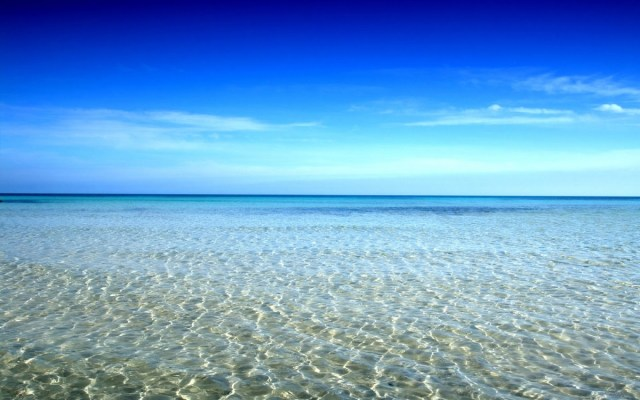
#> input picture Pictures/imA.jpg, 640 x 400 px
$ jupyter execute --allow-errors GLCM_matrix_from_rois.ipynb   (older library calls are emulated)
#> lines starting #> are read from the running program, lines starting #| are printed output that depends on the picture; long printed decimals are rounded
### Calculation of statistical characteristics (mean, std, skewness, kurtosis, contrast, correlation, energy, homogeneity) from regions of interest (ROIs) from images with different texture.

[cell 1]
from PIL import Image
import matplotlib.pyplot as plt
import numpy as np
import cv2 as cv
import skimage.util as util
import pandas as pd

from scipy.stats import kurtosis
from scipy.stats import skew
from skimage.feature import greycomatrix, greycoprops

#### Selection of 2 images with different texture:

[cell 2]
imgA = Image.open("./Pictures/imA.jpg")
#> imgA is the input picture: PIL image 640x400 RGB; mean R, G, B 103.4, 155.2, 204.5
imgB = Image.open("./Pictures/imB.jpg")
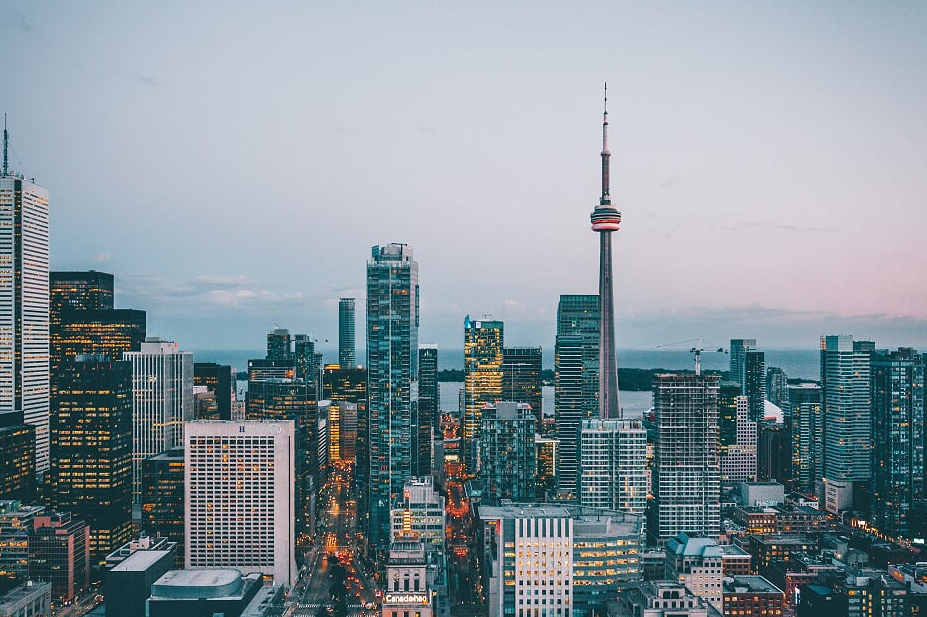
#> input picture Pictures/imB.jpg, 927 x 617 px
#> imgB is the input picture: PIL image 927x617 RGBA; mean R, G, B, A 133.7, 147.4, 155.3, 255
widthA, heightA = imgA.size
#> widthA = 640; heightA = 400
widthB, heightB = imgB.size
#> widthB = 927; heightB = 617
print("The dimension of the image A is", widthA, "x", heightA)
#| The dimension of the image A is 640 x 400
print("The dimension of the image B is", widthB, "x", heightB)
#| The dimension of the image B is 927 x 617

[cell 3]
display(imgA)
imgA.getbands()
#> Out = ('R', 'G', 'B')

[cell 4]
display(imgB)
imgB.getbands()
#> Out = ('R', 'G', 'B', 'A')

#### Images in grey scale:

[cell 5]
imgA_grey = imgA.convert('L')
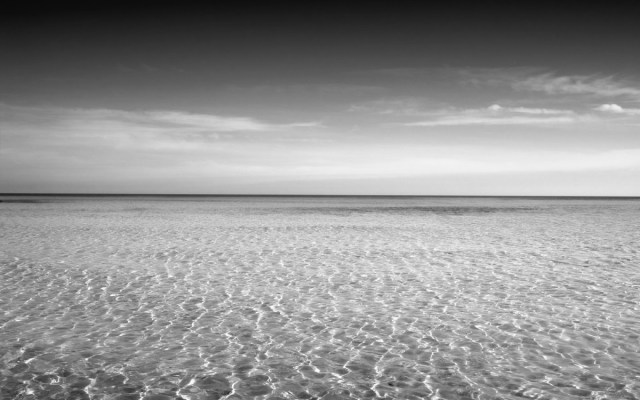
#> imgA_grey: PIL image 640x400 L; min 10, max 253, mean 145.3
imgB_grey = imgB.convert('L')
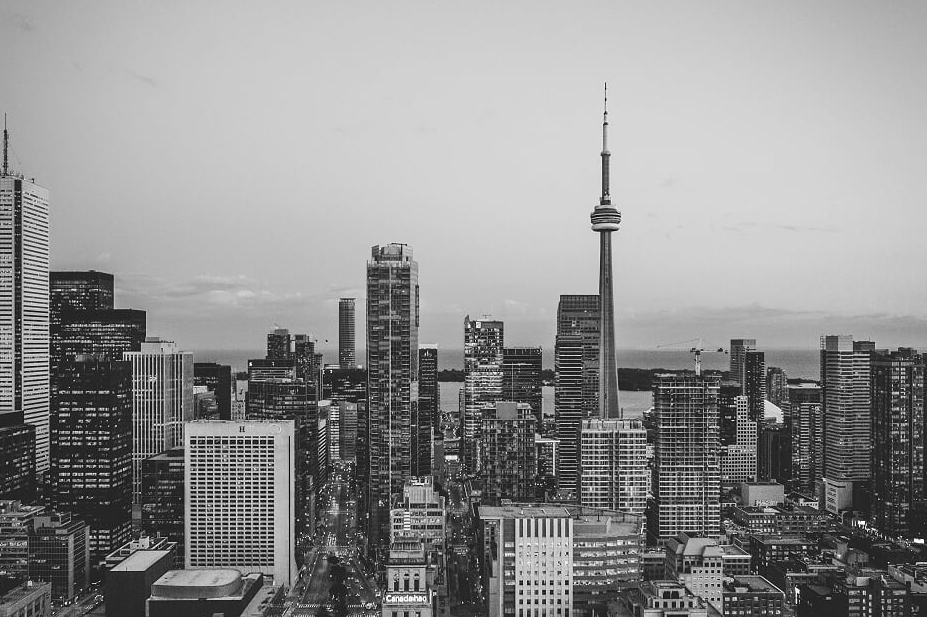
#> imgB_grey: PIL image 927x617 L; min 0, max 255, mean 144.2

[cell 6]
display(imgA_grey)
imgA_grey.save('imA_grey.jpg')

[cell 7]
display(imgB_grey)
imgB_grey.save('imB_grey.jpg')

#### Smaller regions of interest (ROIs) were manually cut from the above images with names: roiA1-10.jpg from imgA and roiB1-10.jpg from imgB.

[cell 8]
# load image in grayscale
roiA1 = cv.imread('./Pictures/roiA10.jpg',0)
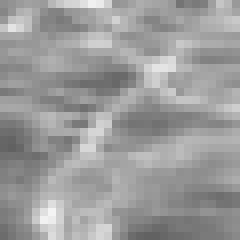
#> input picture Pictures/roiA10.jpg, 30 x 30 px (shown 8 times larger)
#> roiA1 is the input picture: shape (30, 30); min 97, max 244, mean 155.7
# convert the image to floating point format, with values in [0, 1]
roiA1arr_double = util.img_as_float(roiA1)
# shape: height x width x channel
roiA1arr_double.shape
#> Out = (30, 30)

[cell 9]
mv = np.mean(roiA1arr_double)
#> mv = 0.61
sd = np.std(roiA1arr_double)
#> sd = 0.0995
sk = skew(np.reshape(roiA1arr_double, -1))
#> sk = 0.357
ku = kurtosis(np.reshape(roiA1arr_double, -1))
#> ku = 0.232

#### Calculation of the GLCM matrix of a grey scale image:

[cell 10]
GLCM = greycomatrix(roiA1, [1], [0, np.pi/2, np.pi, (5*(np.pi))/4], levels=256)

contrast = greycoprops(GLCM,'contrast')
#> contrast = [[174.8, 373.5, 174.8, 499.3]]
correlation = greycoprops(GLCM,'correlation')
#> correlation = [[0.865, 0.698, 0.865, 0.594]]
energy = greycoprops(GLCM, 'energy')
#> energy = [[0.0386, 0.037, 0.0386, 0.0368]]
homogeneity = greycoprops(GLCM,'homogeneity')
#> homogeneity = [[0.131, 0.0647, 0.131, 0.0621]]

contrast = contrast.mean()
#> contrast = 305.6
correlation = correlation.mean()
#> correlation = 0.756
energy = energy.mean()
#> energy = 0.0377
homogeneity = homogeneity.mean()
#> homogeneity = 0.0973

[cell 11]
output = [mv, sd, sk, ku, contrast, correlation, energy, homogeneity]
#> output = [0.61, 0.0995, 0.357, 0.232, 305.6, 0.756, 0.0377, 0.0973]
print(output)
#| [0.6105, 0.09955, 0.3571, 0.2325, 305.601, 0.7556, 0.03773, 0.09732]

#### Calculation of the GLCM matrix of a grey scale image for all rois:

[cell 12]
def roi_char(letter, i):
    roiA1 = cv.imread('./Pictures/roi' + letter + str(i) + '.jpg',0)
    roiA1arr_double = util.img_as_float(roiA1)
    roiA1arr_double.shape

    mv = np.mean(roiA1arr_double)
    sd = np.std(roiA1arr_double)
    sk = skew(np.reshape(roiA1arr_double, -1))
    ku = kurtosis(np.reshape(roiA1arr_double, -1))

    GLCM = greycomatrix(roiA1, [1], [0, np.pi/2, np.pi, (5*(np.pi))/4], levels=256)   ## typically 256 for an 8-bit image

    contrast = greycoprops(GLCM,'contrast')
    correlation = greycoprops(GLCM,'correlation')
    energy = greycoprops(GLCM, 'energy')
    homogeneity = greycoprops(GLCM,'homogeneity')

    contrast = contrast.mean()
    correlation = correlation.mean()
    energy = energy.mean()
    homogeneity = homogeneity.mean()

    output = [mv, sd, sk, ku, contrast, correlation, energy, homogeneity]
    return output

#### The fA.txt and fB.txt fles contain the GLCM matrices from rois from imgA and imgB respectivelly. Each row corresponds to one of the rois and each column coresponds to: mean, std, skewness, kurtosis, contrast, correlation, energy, homogeneity

[cell 13]
fA_output = []
#> (the rest of this cell did not finish here and is left out)

[cell 14]
fA_output = []
#> (the rest of this cell did not finish here and is left out)

#> call 2 of roi_char, with letter = 'B', i = 1
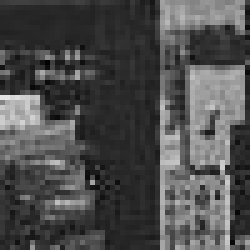
#> input picture Pictures/roiB1.jpg, 50 x 50 px (shown 5 times larger)
#> in roi_char, roiA1 is the input picture: shape (50, 50); min 2, max 228, mean 77.3
#> in roi_char (call 2), `mv = np.mean(roiA1arr_double)`: mv = 0.303
#> in roi_char (call 2), `sd = np.std(roiA1arr_double)`: sd = 0.188
#> in roi_char (call 2), `sk = skew(np.reshape(roiA1arr_double, -1))`: sk = 0.902
#> in roi_char (call 2), `ku = kurtosis(np.reshape(roiA1arr_double, -1))`: ku = -0.504
#> in roi_char (call 2), `contrast = greycoprops(GLCM,'contrast')`: contrast = [[1190.5, 799.5, 1190.5, 1676.6]]
#> in roi_char (call 2), `correlation = greycoprops(GLCM,'correlation')`: correlation = [[0.741, 0.827, 0.741, 0.637]]
#> in roi_char (call 2), `energy = greycoprops(GLCM, 'energy')`: energy = [[0.0312, 0.0313, 0.0312, 0.03]]
#> in roi_char (call 2), `homogeneity = greycoprops(GLCM,'homogeneity')`: homogeneity = [[0.108, 0.115, 0.108, 0.0809]]
#> in roi_char (call 2), `contrast = contrast.mean()`: contrast = 1214.3
#> in roi_char (call 2), `correlation = correlation.mean()`: correlation = 0.736
#> in roi_char (call 2), `energy = energy.mean()`: energy = 0.0309
#> in roi_char (call 2), `homogeneity = homogeneity.mean()`: homogeneity = 0.103
#> in roi_char (call 2), `output = [mv, sd, sk, ku, contrast, correlation, energy, homogeneity]`: output = [0.303, 0.188, 0.902, -0.504, 1214.3, 0.736, 0.0309, 0.103]
    fA_output.append(output)
df = pd.DataFrame(fA_output)

pd.DataFrame.to_csv(df,'fb.txt', sep='\t',header=False,index=False)
